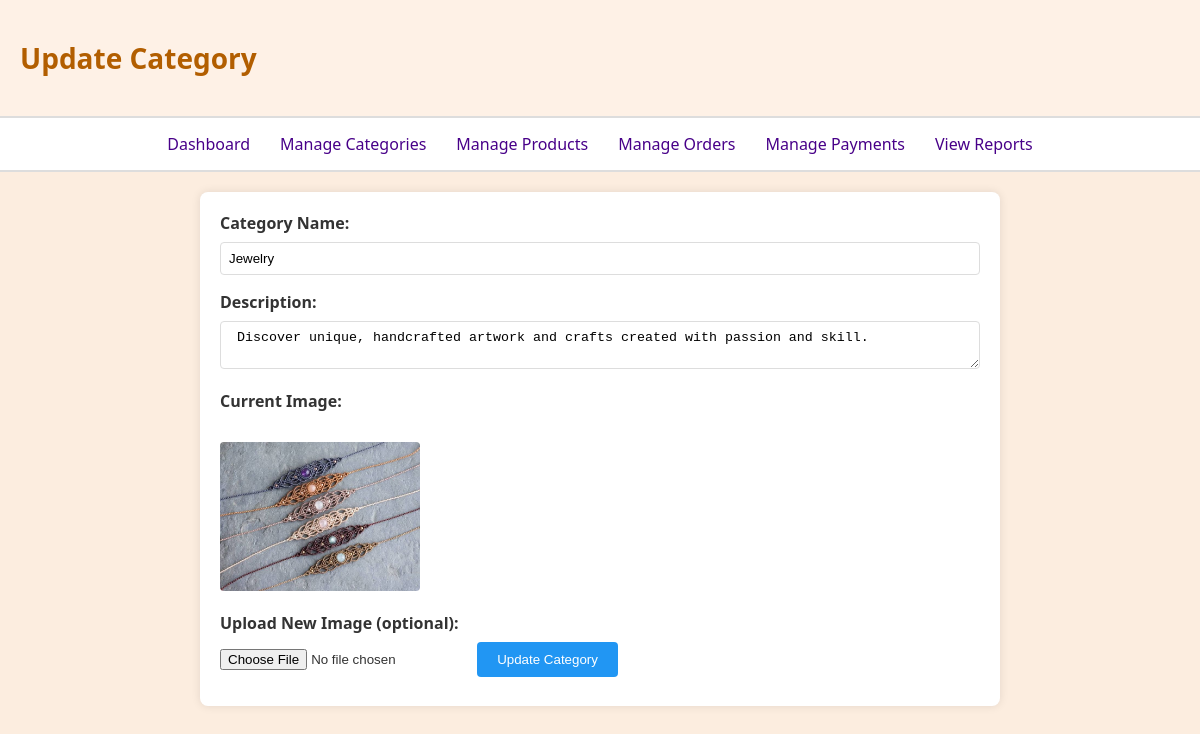
Page /admin/UpdateCategory.php?category_id=5 (signed in) on the committed database.
### tables this page shows
CREATE TABLE `categories` (
  `category_id` int(11) NOT NULL,
  `name` varchar(100) NOT NULL,
  `Image` varchar(255) NOT NULL,
  `description` varchar(255) NOT NULL
);

### admin/UpdateCategory.php (the view, shortened to what this page needs)
<?php
include '../db.php';
$category = null;
$category_id = isset($_GET['category_id']) ? intval($_GET['category_id']) : (isset($_POST['category_id']) ? intval($_POST['category_id']) : null);
if ($category_id) {
    $stmt = $conn->prepare("SELECT * FROM categories WHERE category_id = ?");
    $stmt->bind_param("i", $category_id);
    $stmt->execute();
    $result = $stmt->get_result();
    $category = $result->fetch_assoc();
} else {
    header("Location: ManageCategories.php");
    exit();
}
?>
<!DOCTYPE html>
<html lang="en">
<head>
    <link rel="stylesheet" href="admin.css">
</head>
<body>
    <header>
        <h1>Update Category</h1>
    </header>
    <nav>
        <ul>
            <li><a href="index.php">Dashboard</a></li>
            <li><a href="ManageCategories.php">Manage Categories</a></li>
            <li><a href="ManageProduct.php">Manage Products</a></li>
            <li><a href="ManageOrder.php">Manage Orders</a></li>
            <li><a href="ManagePayement.php">Manage Payments</a></li>
            <li><a href="ViewReport.php">View Reports</a></li>
        </ul>
    </nav>
    <div class="container">
        <?php if ($category): ?>
        <form action="UpdateCategory.php" method="POST" enctype="multipart/form-data">
            <label for="name">Category Name:</label>
            <input type="text" id="name" name="name" value="<?php echo htmlspecialchars($category['name']); ?>" required>
            <label for="description">Description:</label>
            <textarea id="description" name="description" required><?php echo htmlspecialchars($category['description']); ?></textarea>
            <label>Current Image:</label><br>
            <?php
            $image_path = '/My Project/uploads/' . htmlspecialchars($category['Image']);
            $full_image_path = $_SERVER['DOCUMENT_ROOT'] . $image_path;
            if (!empty($category['Image']) && file_exists($full_image_path)): ?>
                <img src="<?php echo $image_path; ?>" alt="<?php echo htmlspecialchars($category['name']); ?>" class="product-image">
            <?php else: ?>
                <div>No image available</div>
            <?php endif; ?>
            <label for="image">Upload New Image (optional):</label>
            <input type="file" id="image" name="image">
            <input type="submit" name="update_category" value="Update Category">
        </form>
        <?php endif; ?>
    </div>
</body>
</html>

### admin/admin.css (style rules this page uses)
body { margin: 0; font-family: 'Segoe UI', sans-serif; background-color: #fceddf; color: #333; }
header { background-color: #fef1e6; padding: 20px; border-bottom: 2px solid #ddd; }
h1 { font-size: 28px; color: #b25e00; }
nav { display: flex; justify-content: center; background-color: #fff; padding: 15px 0; border-bottom: 2px solid #ddd; }
nav ul { display: flex; gap: 30px; list-style: none; padding: 0; margin: 0; }
nav ul li a { text-decoration: none; color: #480089; font-weight: 500; font-size: 16px; }
.container { padding: 20px; }

### admin/UpdateCategory.php (style rules this page uses)
.container { max-width: 800px; margin: 0 auto; padding: 20px; }
form { background-color: #fff; padding: 20px; border-radius: 8px; box-shadow: 0 0 10px rgba(0, 0, 0, 0.1); }
label { display: block; margin-bottom: 8px; font-weight: bold; }
input[type="text"], textarea { width: 100%; padding: 8px; margin-bottom: 16px; border: 1px solid #ddd; border-radius: 4px; box-sizing: border-box; }
input[type="file"] { margin-bottom: 16px; }
input[type="submit"] { background-color: #2196F3; color: white; padding: 10px 20px; border: none; border-radius: 4px; cursor: pointer; }
.product-image { max-width: 200px; margin-bottom: 16px; border-radius: 4px; }

### rows in the picture
categories: name "Jewelry", description "Discover unique, handcrafted artwork and crafts created with passion and skill.", Image (picture)
